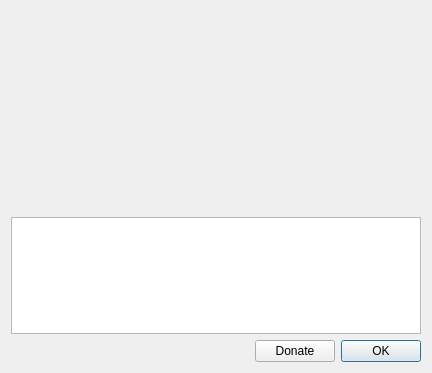
<?xml version="1.0" encoding="UTF-8"?>
<ui version="4.0">
 <class>AboutDialog</class>
 <widget class="QDialog" name="AboutDialog">
  <property name="geometry">
   <rect>
    <x>0</x>
    <y>0</y>
    <width>432</width>
    <height>373</height>
   </rect>
  </property>
  <property name="windowTitle">
   <string>About</string>
  </property>
  <layout class="QVBoxLayout" name="verticalLayout_3">
   <property name="sizeConstraint">
    <enum>QLayout::SetDefaultConstraint</enum>
   </property>
   <item>
    <layout class="QHBoxLayout" name="logoLayout">
     <item>
      <spacer name="horizontalSpacer">
       <property name="orientation">
        <enum>Qt::Horizontal</enum>
       </property>
       <property name="sizeHint" stdset="0">
        <size>
         <width>0</width>
         <height>20</height>
        </size>
       </property>
      </spacer>
     </item>
     <item>
      <widget class="QLabel" name="logo">
       <property name="minimumSize">
        <size>
         <width>400</width>
         <height>200</height>
        </size>
       </property>
       <property name="text">
        <string/>
       </property>
       <property name="pixmap">
        <pixmap>:/other/logo.png</pixmap>
       </property>
       <property name="scaledContents">
        <bool>true</bool>
       </property>
      </widget>
     </item>
     <item>
      <spacer name="horizontalSpacer_2">
       <property name="orientation">
        <enum>Qt::Horizontal</enum>
       </property>
       <property name="sizeHint" stdset="0">
        <size>
         <width>0</width>
         <height>20</height>
        </size>
       </property>
      </spacer>
     </item>
    </layout>
   </item>
   <item>
    <widget class="QTextBrowser" name="textBrowser">
     <property name="openExternalLinks">
      <bool>true</bool>
     </property>
    </widget>
   </item>
   <item>
    <layout class="QHBoxLayout" name="buttonLayout">
     <property name="sizeConstraint">
      <enum>QLayout::SetDefaultConstraint</enum>
     </property>
     <item>
      <spacer name="horizontalSpacer_3">
       <property name="orientation">
        <enum>Qt::Horizontal</enum>
       </property>
       <property name="sizeType">
        <enum>QSizePolicy::Expanding</enum>
       </property>
       <property name="sizeHint" stdset="0">
        <size>
         <width>40</width>
         <height>20</height>
        </size>
       </property>
      </spacer>
     </item>
     <item>
      <widget class="QPushButton" name="btnDonate">
       <property name="text">
        <string>Donate</string>
       </property>
      </widget>
     </item>
     <item>
      <widget class="QPushButton" name="btnOk">
       <property name="text">
        <string>OK</string>
       </property>
       <property name="default">
        <bool>true</bool>
       </property>
      </widget>
     </item>
    </layout>
   </item>
  </layout>
 </widget>
 <resources/>
 <connections>
  <connection>
   <sender>btnOk</sender>
   <signal>clicked()</signal>
   <receiver>AboutDialog</receiver>
   <slot>close()</slot>
   <hints>
    <hint type="sourcelabel">
     <x>460</x>
     <y>347</y>
    </hint>
    <hint type="destinationlabel">
     <x>255</x>
     <y>185</y>
    </hint>
   </hints>
  </connection>
 </connections>
</ui>
